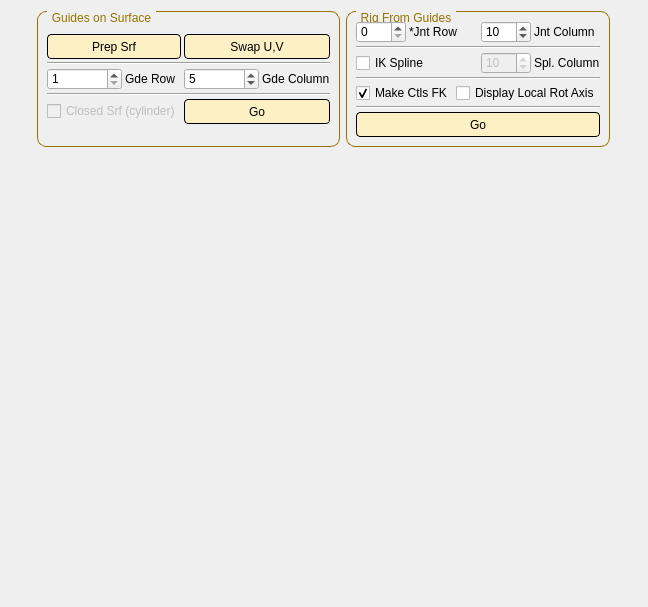
      <widget class="QWidget" name="tab_5">
       <attribute name="title">
        <string>Strap Rigs</string>
       </attribute>
       <layout class="QGridLayout" name="gridLayout_51">
        <item row="0" column="0">
         <spacer name="horizontalSpacer_11">
          <property name="orientation">
           <enum>Qt::Horizontal</enum>
          </property>
          <property name="sizeHint" stdset="0">
           <size>
            <width>26</width>
            <height>20</height>
           </size>
          </property>
         </spacer>
        </item>
        <item row="0" column="1">
         <layout class="QGridLayout" name="gridLayout_18">
          <item row="0" column="0">
           <widget class="QGroupBox" name="grp_strapGuide">
            <property name="enabled">
             <bool>true</bool>
            </property>
            <property name="minimumSize">
             <size>
              <width>0</width>
              <height>0</height>
             </size>
            </property>
            <property name="maximumSize">
             <size>
              <width>16777215</width>
              <height>16777215</height>
             </size>
            </property>
            <property name="styleSheet">
             <string notr="true">QGroupBox {
    border: 1px solid gray;
    border-radius: 9px;
    margin-top: 0.5em;
border-color:  rgb(150, 114, 0);
}

QGroupBox::title {
    subcontrol-origin: margin;
    left: 10px;
    padding: 0 3px 0 3px;
	color:  rgb(150, 114, 0);
}</string>
            </property>
            <property name="title">
             <string>Guides on Surface</string>
            </property>
            <layout class="QGridLayout" name="gridLayout_41">
             <property name="leftMargin">
              <number>9</number>
             </property>
             <property name="topMargin">
              <number>9</number>
             </property>
             <property name="rightMargin">
              <number>9</number>
             </property>
             <property name="bottomMargin">
              <number>9</number>
             </property>
             <property name="spacing">
              <number>6</number>
             </property>
             <item row="0" column="0">
              <layout class="QGridLayout" name="gridLayout_40">
               <property name="spacing">
                <number>3</number>
               </property>
               <item row="0" column="0" colspan="2">
                <widget class="QPushButton" name="btn_prepSrf">
                 <property name="minimumSize">
                  <size>
                   <width>0</width>
                   <height>25</height>
                  </size>
                 </property>
                 <property name="toolTip">
                  <string>Create new surface, or rebuild selected nurbs 0,1 Parameterization. Displays UV border.</string>
                 </property>
                 <property name="styleSheet">
                  <string notr="true">QPushButton{
border-style: solid;
border-color: black;
border-width: 1px;
border-radius: 4px;
background-color: rgb(253, 240, 197);
color: rgb(0, 0, 0);
}
QPushButton:hover {   
border-style: solid;
border-color: black;
border-width: 1px;
border-radius: 4px;
background-color: rgb(240, 240, 240
);
color: rgb(0, 0, 0);
}</string>
                 </property>
                 <property name="text">
                  <string>Prep Srf</string>
                 </property>
                </widget>
               </item>
               <item row="0" column="2" colspan="2">
                <widget class="QPushButton" name="btn_swapUV">
                 <property name="minimumSize">
                  <size>
                   <width>0</width>
                   <height>25</height>
                  </size>
                 </property>
                 <property name="toolTip">
                  <string>Spin nurbs surface border edges</string>
                 </property>
                 <property name="styleSheet">
                  <string notr="true">QPushButton{
border-style: solid;
border-color: black;
border-width: 1px;
border-radius: 4px;
background-color: rgb(253, 240, 197);
color: rgb(0, 0, 0);
}
QPushButton:hover {   
border-style: solid;
border-color: black;
border-width: 1px;
border-radius: 4px;
background-color: rgb(240, 240, 240
);
color: rgb(0, 0, 0);
}</string>
                 </property>
                 <property name="text">
                  <string>Swap U,V</string>
                 </property>
                </widget>
               </item>
               <item row="1" column="0" colspan="4">
                <widget class="Line" name="line_3">
                 <property name="orientation">
                  <enum>Qt::Horizontal</enum>
                 </property>
                </widget>
               </item>
               <item row="2" column="0">
                <widget class="QSpinBox" name="spn_strapGuideRow">
                 <property name="minimumSize">
                  <size>
                   <width>75</width>
                   <height>20</height>
                  </size>
                 </property>
                 <property name="maximumSize">
                  <size>
                   <width>75</width>
                   <height>16777215</height>
                  </size>
                 </property>
                 <property name="toolTip">
                  <string>Number or guide rows to create</string>
                 </property>
                 <property name="minimum">
                  <number>1</number>
                 </property>
                 <property name="value">
                  <number>1</number>
                 </property>
                </widget>
               </item>
               <item row="2" column="1">
                <widget class="QLabel" name="lbl_strapGuideRow">
                 <property name="toolTip">
                  <string>Number or guide rows to create (U Param Red)</string>
                 </property>
                 <property name="text">
                  <string>Gde Row</string>
                 </property>
                 <property name="alignment">
                  <set>Qt::AlignLeading|Qt::AlignLeft|Qt::AlignVCenter</set>
                 </property>
                </widget>
               </item>
               <item row="2" column="2">
                <widget class="QSpinBox" name="spn_strapGuideColumn">
                 <property name="minimumSize">
                  <size>
                   <width>75</width>
                   <height>20</height>
                  </size>
                 </property>
                 <property name="maximumSize">
                  <size>
                   <width>75</width>
                   <height>16777215</height>
                  </size>
                 </property>
                 <property name="toolTip">
                  <string>Number or guide columns to create</string>
                 </property>
                 <property name="minimum">
                  <number>1</number>
                 </property>
                 <property name="value">
                  <number>5</number>
                 </property>
                </widget>
               </item>
               <item row="2" column="3">
                <widget class="QLabel" name="lbl_strapGuideColumn">
                 <property name="toolTip">
                  <string>Number or guide columns to create (V Param Green)</string>
                 </property>
                 <property name="text">
                  <string>Gde Column</string>
                 </property>
                 <property name="alignment">
                  <set>Qt::AlignLeading|Qt::AlignLeft|Qt::AlignVCenter</set>
                 </property>
                </widget>
               </item>
               <item row="3" column="0" colspan="4">
                <widget class="Line" name="line_18">
                 <property name="orientation">
                  <enum>Qt::Horizontal</enum>
                 </property>
                </widget>
               </item>
               <item row="4" column="0" colspan="2">
                <widget class="QCheckBox" name="chk_strapSkipLast">
                 <property name="enabled">
                  <bool>false</bool>
                 </property>
                 <property name="layoutDirection">
                  <enum>Qt::LeftToRight</enum>
                 </property>
                 <property name="text">
                  <string>Closed Srf (cylinder)</string>
                 </property>
                 <property name="checked">
                  <bool>false</bool>
                 </property>
                </widget>
               </item>
               <item row="4" column="2" colspan="2">
                <widget class="QPushButton" name="btn_goGuidesOnSrf">
                 <property name="minimumSize">
                  <size>
                   <width>0</width>
                   <height>25</height>
                  </size>
                 </property>
                 <property name="toolTip">
                  <string>Create guide locators on nurb surface</string>
                 </property>
                 <property name="styleSheet">
                  <string notr="true">QPushButton{
border-style: solid;
border-color: black;
border-width: 1px;
border-radius: 4px;
background-color: rgb(253, 240, 197);
color: rgb(0, 0, 0);
}
QPushButton:hover {   
border-style: solid;
border-color: black;
border-width: 1px;
border-radius: 4px;
background-color: rgb(240, 240, 240
);
color: rgb(0, 0, 0);
}</string>
                 </property>
                 <property name="text">
                  <string>Go</string>
                 </property>
                </widget>
               </item>
              </layout>
             </item>
            </layout>
           </widget>
          </item>
          <item row="0" column="1">
           <widget class="QGroupBox" name="grp_strapRig">
            <property name="enabled">
             <bool>true</bool>
            </property>
            <property name="minimumSize">
             <size>
              <width>0</width>
              <height>0</height>
             </size>
            </property>
            <property name="maximumSize">
             <size>
              <width>16777215</width>
              <height>16777215</height>
             </size>
            </property>
            <property name="styleSheet">
             <string notr="true">QGroupBox {
    border: 1px solid gray;
    border-radius: 9px;
    margin-top: 0.5em;
border-color:  rgb(150, 114, 0);
}

QGroupBox::title {
    subcontrol-origin: margin;
    left: 10px;
    padding: 0 3px 0 3px;
	color:  rgb(150, 114, 0);
}</string>
            </property>
            <property name="title">
             <string>Rig From Guides</string>
            </property>
            <property name="alignment">
             <set>Qt::AlignCenter</set>
            </property>
            <layout class="QGridLayout" name="gridLayout_45">
             <property name="leftMargin">
              <number>9</number>
             </property>
             <property name="topMargin">
              <number>9</number>
             </property>
             <property name="rightMargin">
              <number>9</number>
             </property>
             <property name="bottomMargin">
              <number>9</number>
             </property>
             <property name="spacing">
              <number>6</number>
             </property>
             <item row="0" column="0">
              <layout class="QGridLayout" name="gridLayout_44">
               <property name="spacing">
                <number>3</number>
               </property>
               <item row="0" column="0">
                <widget class="QSpinBox" name="spn_strapJntRow">
                 <property name="minimumSize">
                  <size>
                   <width>50</width>
                   <height>20</height>
                  </size>
                 </property>
                 <property name="maximumSize">
                  <size>
                   <width>50</width>
                   <height>16777215</height>
                  </size>
                 </property>
                 <property name="toolTip">
                  <string>Number or joint rows to create on dorito mesh</string>
                 </property>
                 <property name="minimum">
                  <number>0</number>
                 </property>
                 <property name="maximum">
                  <number>1000</number>
                 </property>
                 <property name="value">
                  <number>0</number>
                 </property>
                </widget>
               </item>
               <item row="0" column="1" colspan="2">
                <widget class="QLabel" name="lbl_strapJntRow_3">
                 <property name="toolTip">
                  <string>If 0, no dorito joints will be created.</string>
                 </property>
                 <property name="text">
                  <string>*Jnt Row</string>
                 </property>
                </widget>
               </item>
               <item row="0" column="3">
                <widget class="QSpinBox" name="spn_strapJntColumn">
                 <property name="minimumSize">
                  <size>
                   <width>50</width>
                   <height>20</height>
                  </size>
                 </property>
                 <property name="maximumSize">
                  <size>
                   <width>50</width>
                   <height>16777215</height>
                  </size>
                 </property>
                 <property name="toolTip">
                  <string>Number or joint columns to create on dorito mesh</string>
                 </property>
                 <property name="minimum">
                  <number>1</number>
                 </property>
                 <property name="maximum">
                  <number>1000</number>
                 </property>
                 <property name="value">
                  <number>10</number>
                 </property>
                </widget>
               </item>
               <item row="0" column="4">
                <widget class="QLabel" name="lbl_strapJntColumn_2">
                 <property name="toolTip">
                  <string>Number or joint columns to create on dorito mesh</string>
                 </property>
                 <property name="text">
                  <string>Jnt Column</string>
                 </property>
                 <property name="alignment">
                  <set>Qt::AlignLeading|Qt::AlignLeft|Qt::AlignVCenter</set>
                 </property>
                </widget>
               </item>
               <item row="1" column="0" colspan="5">
                <widget class="Line" name="line_23">
                 <property name="orientation">
                  <enum>Qt::Horizontal</enum>
                 </property>
                </widget>
               </item>
               <item row="2" column="3">
                <widget class="QSpinBox" name="spn_ikSplineNum">
                 <property name="enabled">
                  <bool>false</bool>
                 </property>
                 <property name="minimumSize">
                  <size>
                   <width>50</width>
                   <height>20</height>
                  </size>
                 </property>
                 <property name="maximumSize">
                  <size>
                   <width>50</width>
                   <height>16777215</height>
                  </size>
                 </property>
                 <property name="toolTip">
                  <string>Number of joints in IK Spline</string>
                 </property>
                 <property name="value">
                  <number>10</number>
                 </property>
                </widget>
               </item>
               <item row="2" column="4">
                <widget class="QLabel" name="lbl_ikSplineNo_2">
                 <property name="enabled">
                  <bool>true</bool>
                 </property>
                 <property name="toolTip">
                  <string>Number of joints in IK Spline</string>
                 </property>
                 <property name="layoutDirection">
                  <enum>Qt::LeftToRight</enum>
                 </property>
                 <property name="text">
                  <string>Spl. Column</string>
                 </property>
                 <property name="alignment">
                  <set>Qt::AlignLeading|Qt::AlignLeft|Qt::AlignVCenter</set>
                 </property>
                </widget>
               </item>
               <item row="3" column="0" colspan="5">
                <widget class="Line" name="line_24">
                 <property name="orientation">
                  <enum>Qt::Horizontal</enum>
                 </property>
                </widget>
               </item>
               <item row="4" column="0" colspan="2">
                <widget class="QCheckBox" name="chk_makeCtlFK">
                 <property name="toolTip">
                  <string>Builds ctls in FK mode, with IK option</string>
                 </property>
                 <property name="layoutDirection">
                  <enum>Qt::LeftToRight</enum>
                 </property>
                 <property name="text">
                  <string>Make Ctls FK</string>
                 </property>
                 <property name="checked">
                  <bool>true</bool>
                 </property>
                </widget>
               </item>
               <item row="4" column="2" colspan="3">
                <widget class="QCheckBox" name="chk_lra">
                 <property name="toolTip">
                  <string>Turn on Local Rotation Axis for deformer joints</string>
                 </property>
                 <property name="text">
                  <string>Display Local Rot Axis</string>
                 </property>
                 <property name="checked">
                  <bool>false</bool>
                 </property>
                </widget>
               </item>
               <item row="5" column="0" colspan="5">
                <widget class="Line" name="line_17">
                 <property name="orientation">
                  <enum>Qt::Horizontal</enum>
                 </property>
                </widget>
               </item>
               <item row="6" column="0" colspan="5">
                <widget class="QPushButton" name="btn_goStrapRig">
                 <property name="minimumSize">
                  <size>
                   <width>0</width>
                   <height>25</height>
                  </size>
                 </property>
                 <property name="toolTip">
                  <string>Build rig from Guides on Surface, or current selected nurbs surface with _ctlGde children</string>
                 </property>
                 <property name="styleSheet">
                  <string notr="true">QPushButton{
border-style: solid;
border-color: black;
border-width: 1px;
border-radius: 4px;
background-color: rgb(253, 240, 197);
color: rgb(0, 0, 0);
}
QPushButton:hover {   
border-style: solid;
border-color: black;
border-width: 1px;
border-radius: 4px;
background-color: rgb(240, 240, 240
);
color: rgb(0, 0, 0);
}</string>
                 </property>
                 <property name="text">
                  <string>Go</string>
                 </property>
                </widget>
               </item>
               <item row="2" column="0" colspan="3">
                <widget class="QCheckBox" name="chk_ikSpline">
                 <property name="text">
                  <string>IK Spline</string>
                 </property>
                </widget>
               </item>
              </layout>
             </item>
            </layout>
           </widget>
          </item>
         </layout>
        </item>
        <item row="0" column="2">
         <spacer name="horizontalSpacer_12">
          <property name="orientation">
           <enum>Qt::Horizontal</enum>
          </property>
          <property name="sizeHint" stdset="0">
           <size>
            <width>27</width>
            <height>20</height>
           </size>
          </property>
         </spacer>
        </item>
        <item row="1" column="1">
         <spacer name="verticalSpacer_4">
          <property name="orientation">
           <enum>Qt::Vertical</enum>
          </property>
          <property name="sizeHint" stdset="0">
           <size>
            <width>20</width>
            <height>449</height>
           </size>
          </property>
         </spacer>
        </item>
       </layout>
      </widget>
